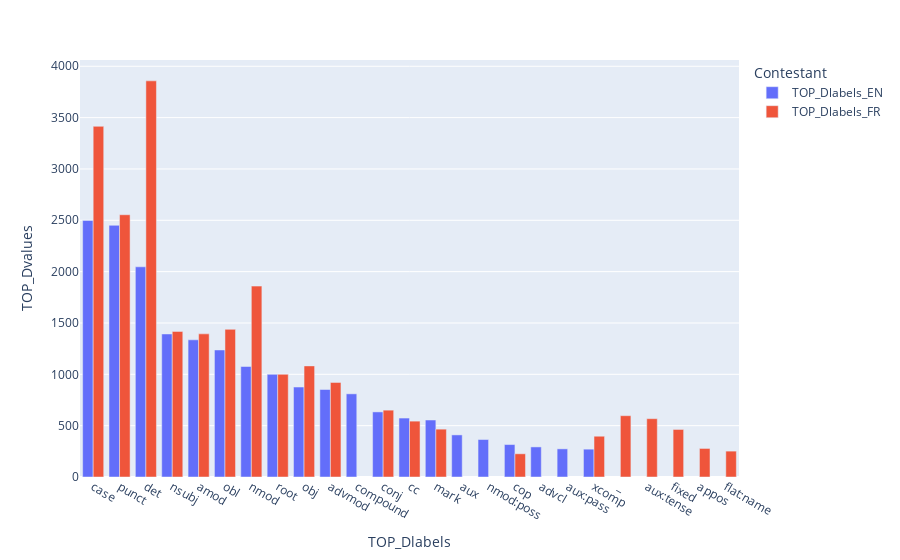

Write notebook code for a chart like this one.
### Code cell
import pandas as pd


df = pd.DataFrame({

    "TOP_Dlabels" : TOP_Dlabels,
    "Contestant": Contestant,
    "TOP_Dvalues": TOP_Dvalues,
})

import plotly.express as px

fig = px.bar(df, x="TOP_Dlabels", y="TOP_Dvalues", color="Contestant", barmode="group")
fig.show()

### Figure 1 — Plotly figure (JSON) as saved in the notebook; plotly's stock layout.template omitted (floating-point values rounded to 4 significant figures)
{"data": [{"alignmentgroup": "True", "hovertemplate": "Contestant=TOP_Dlabels_EN<br>TOP_Dlabels=%{x}<br>TOP_Dvalues=%{y}<extra></extra>", "legendgroup": "TOP_Dlabels_EN", "marker": {"color": "#636efa"}, "name": "TOP_Dlabels_EN", "offsetgroup": "TOP_Dlabels_EN", "orientation": "v", "showlegend": true, "textposition": "auto", "type": "bar", "x": ["case", "punct", "det", "nsubj", "amod", "obl", "nmod", "root", "obj", "advmod", "compound", "conj", "cc", "mark", "aux", "nmod:poss", "cop", "advcl", "aux:pass", "xcomp"], "xaxis": "x", "y": [2499, 2451, 2047, 1393, 1336, 1237, 1076, 1000, 876, 852, 810, 634, 574, 555, 410, 365, 316, 293, 274, 271], "yaxis": "y"}, {"alignmentgroup": "True", "hovertemplate": "Contestant=TOP_Dlabels_FR<br>TOP_Dlabels=%{x}<br>TOP_Dvalues=%{y}<extra></extra>", "legendgroup": "TOP_Dlabels_FR", "marker": {"color": "#EF553B"}, "name": "TOP_Dlabels_FR", "offsetgroup": "TOP_Dlabels_FR", "orientation": "v", "showlegend": true, "textposition": "auto", "type": "bar", "x": ["det", "case", "punct", "nmod", "obl", "nsubj", "amod", "obj", "root", "advmod", "conj", "_", "aux:tense", "cc", "mark", "fixed", "xcomp", "appos", "flat:name", "cop"], "xaxis": "x", "y": [3858, 3415, 2554, 1859, 1438, 1418, 1394, 1082, 1000, 921, 651, 597, 568, 544, 466, 463, 397, 278, 252, 226], "yaxis": "y"}], "layout": {"barmode": "group", "legend": {"title": {"text": "Contestant"}, "tracegroupgap": 0}, "margin": {"t": 60}, "xaxis": {"anchor": "y", "domain": [0, 1], "title": {"text": "TOP_Dlabels"}}, "yaxis": {"anchor": "x", "domain": [0, 1], "title": {"text": "TOP_Dvalues"}}}}
